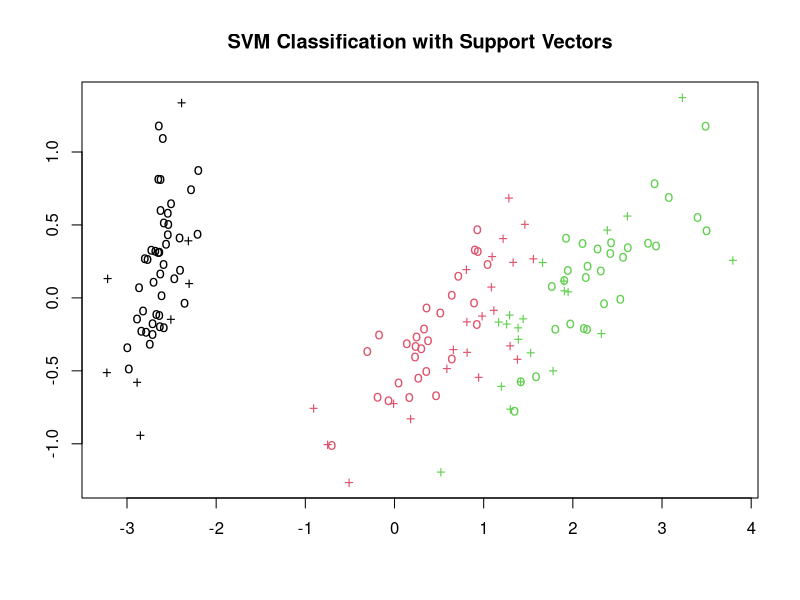
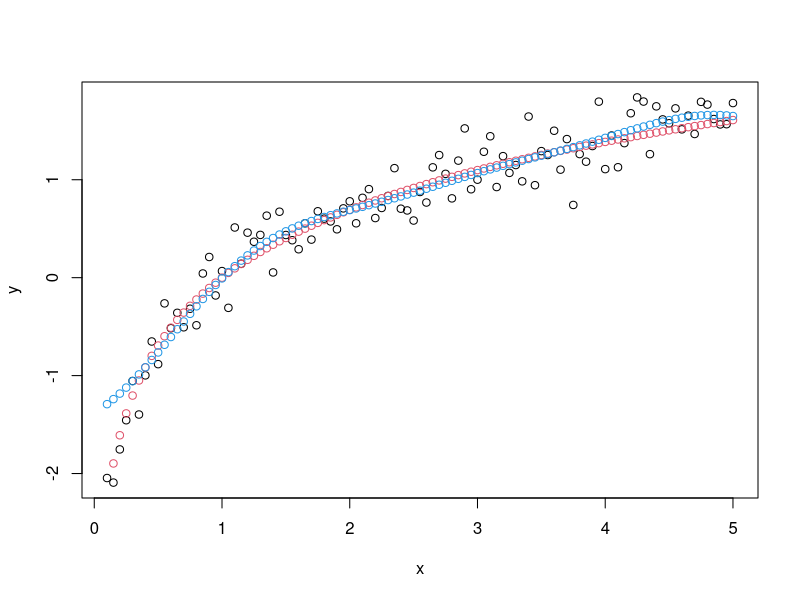
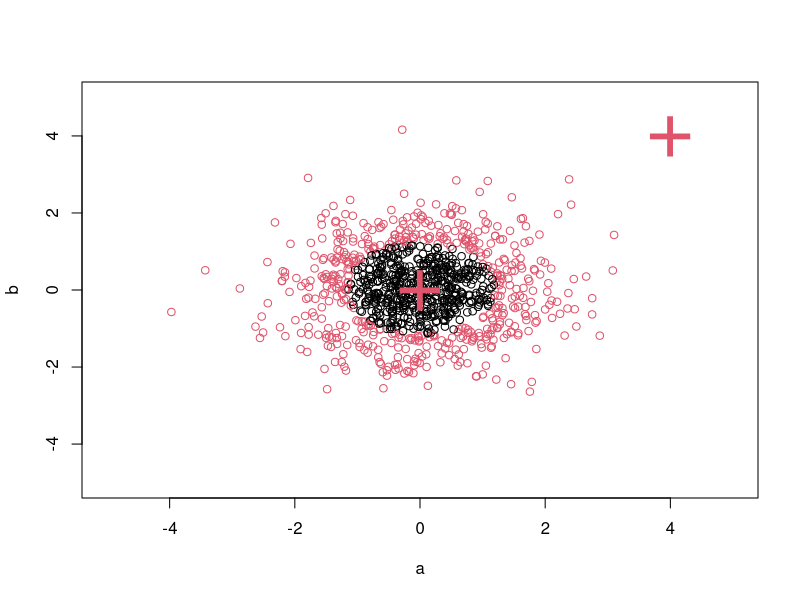

Here is the R script that generated these plots, in order:
## ---- chunk 1
#Loading necessary Libraries
library(e1071)
## ---- chunk 2
data(iris)
## ---- chunk 3
#Summary of dataset
str(iris)
## ---- chunk 4
attach(iris)
## ---- chunk 5
#Accessing columns in iris dataset without using $ operator
Species[!duplicated(Species)]
## ---- chunk 6
# Fit SVM model
model <- svm(Species ~., data = iris) 
## ---- chunk 7
# Model summary
summary(model)
## ---- chunk 8
# Model Testing
prediction <- fitted(model)
## ---- chunk 9
y <- Species # target variable
table(prediction, y)
## ---- chunk 10
#calculating Accuracy
sum(prediction==y)/length(y) * 100
## ---- chunk 11
plot(cmdscale(dist(iris[,-5])),
     col = as.integer(iris[,5]),
     pch = c("o","+")[1:150 %in% model$index + 1],
     xlab = "",
     ylab = "",
     main = "SVM Classification with Support Vectors")
## ---- chunk 12
x <- seq(0.1, 5, by = 0.05)
length(x)
## ---- chunk 13
y <- log(x) + rnorm(x, sd = 0.2)
## ---- chunk 14
mod <- svm(x,y)
summary(mod)
## ---- chunk 15
pred <- predict(mod,x)
## ---- chunk 16
plot(x, y)
points(x, log(x), col = 2)
points(x, pred, col = 4)
## ---- chunk 17
X <- data.frame(a = rnorm(1000), b = rnorm(1000))
attach(X)
## ---- chunk 18
m <- svm(X, gamma = 0.1)
summary(m)
## ---- chunk 19
newdata <- data.frame(a = c(0, 4), b = c(0, 4))
predict(m, newdata)
## ---- chunk 20
plot(X, col = 1:1000 %in% m$index + 1, xlim = c(-5,5), ylim=c(-5,5))
points(newdata, pch = "+", col = 2, cex = 5)
